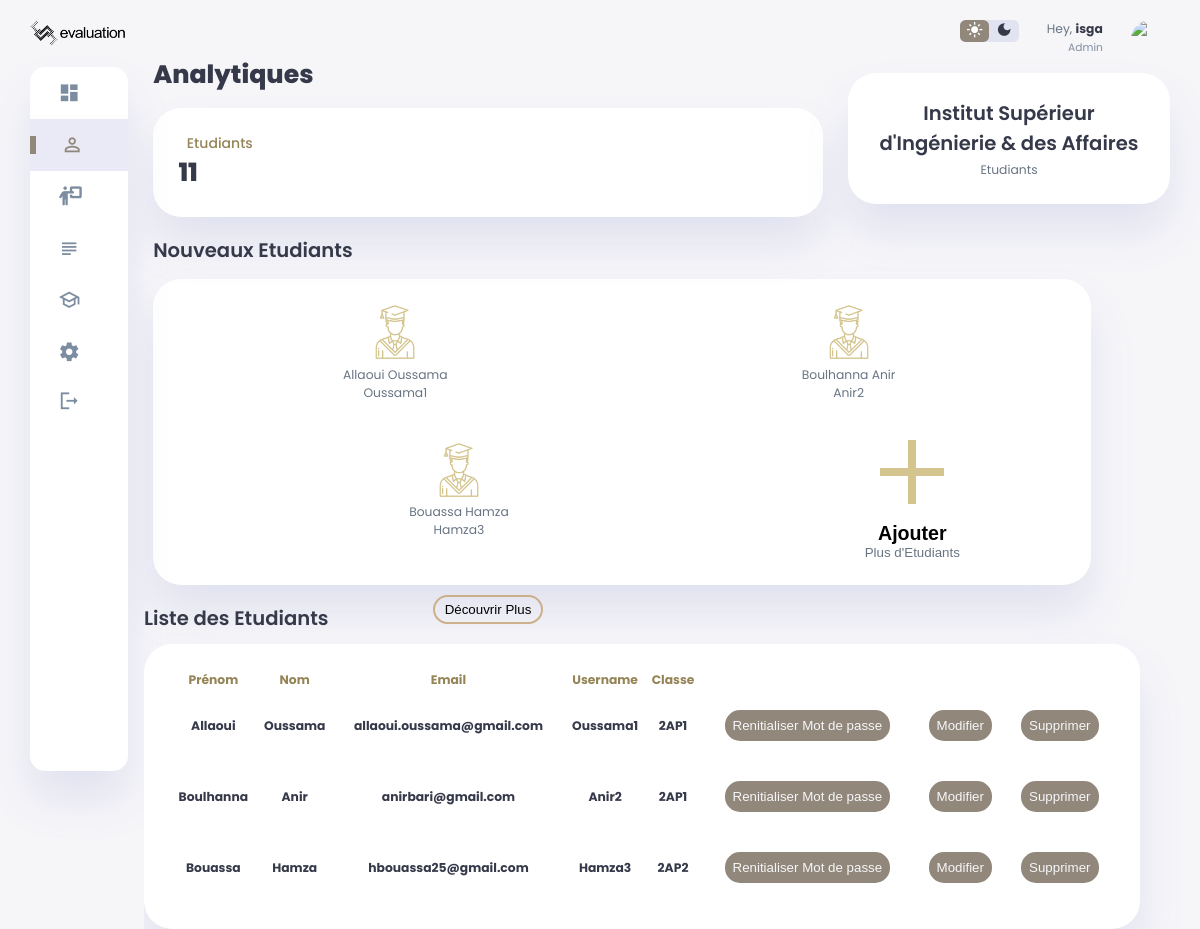
The app's page /students (signed in) with its own data.
### models/models.py (models this page shows)
class Students(db.Model):
    id=db.Column(db.Integer,primary_key=True)
    fname=db.Column(db.String(200))
    lname=db.Column(db.String(200))
    classe_id=db.Column(db.Integer,db.ForeignKey('classes.id'))
    classes=db.relationship('Classes',back_populates='students',passive_deletes=True)
    user_id=db.Column(db.Integer,db.ForeignKey('users.id'),unique=True,nullable=False)
    user=db.relationship('Users',back_populates='students',passive_deletes=True)
    eval=db.relationship('Student_Eval',back_populates='students',passive_deletes=True)
    questionstrack=db.relationship('QuestionsTrack',back_populates='students',passive_deletes=True)

class Users(db.Model):
    id=db.Column(db.Integer,primary_key=True)
    username=db.Column(db.String(1000),unique=True)
    email=db.Column(db.String(1000),unique=True)
    password=db.Column(db.String(1000))
    role=db.Column(db.String(1000))
    schools=db.relationship('Schools',back_populates='user',uselist=False,passive_deletes=True)
    students=db.relationship('Students',back_populates='user',uselist=False,passive_deletes=True)

class Classes(db.Model):
    id=db.Column(db.Integer,primary_key=True)
    name=db.Column(db.String(1000))
    students_nbrs=db.Column(db.Integer)
    school_id=db.Column(db.Integer,db.ForeignKey('schools.id'))
    schools=db.relationship('Schools',back_populates='classes',passive_deletes=True)
    students=db.relationship('Students',back_populates='classes',passive_deletes=True)
    subjects=db.relationship('Subjects',secondary=subject_classe,back_populates='classes',passive_deletes=True)
    eval=db.Column(db.Integer,default=0)
    questionstrack=db.relationship('QuestionsTrack',back_populates='classes',passive_deletes=True)

### routes/students.py (the view)
@students_bp.route('/students')
def students():
    if 'school_username' and 'school_name' in session:
        students=Students.query.join(Students.classes).join(Classes.schools).filter(Schools.name==session['school_name']).all()
        classes=Classes.query.join(Classes.schools).filter(Schools.name==session['school_name']).all()
        return render_template("etudiants.html",students=students,classes=classes)
    else:
        return redirect(url_for('home.home'))

### templates/etudiants.html (shortened to what this page needs)
<!DOCTYPE html>
<html lang="en">
<head>
    <link rel="stylesheet" href="static/css/dashboard.css">
    <link rel="stylesheet" href="static/css/modal.css">
    <link rel="stylesheet" href="{{ url_for('static', filename='css/notifications.css') }}">
</head>
<body>
{% include 'notifications.html' %}
    <div class="container">
         <aside>
            <div class="toggle">
                <img src="{{url_for('static',filename='images/logo.png')}}">
            </div>
            <div class="sidebar">
                <a href="{{url_for('dashboard.dashboard')}}" >
                    <span class="material-icons-sharp">dashboard</span>
                </a>
                <a href="{{url_for('students.students')}}" class="active">
                    <span class="material-icons-sharp">person_outline</span>
                </a>
                <a href="{{url_for('profs.profs')}}">
                    <i class="fa-sharp-duotone fa-solid fa-person-chalkboard" style="font-size: 19px;"></i>
                </a>
                <a href="{{url_for('subjects.subjects')}}">
                    <span class="material-symbols-outlined">subject</span>
                </a>
                <a href="{{url_for('classes.classes')}}">
                    <span class="material-symbols-outlined">school</span>
                </a>
                <a href="{{url_for('auth.settings')}}">
                    <span class="material-icons-sharp">settings</span>
                </a>
                <a href="{{url_for('auth.logout')}}">
                    <span class="material-icons-sharp">logout</span>
                </a>
            </div>
        </aside>
        <main>
            <br><br>
            <h1>Analytiques</h1>
            <div class="analyse">
                <div class="visits">
                    <div class="status">
                        <div class="info">
                            <h3>Etudiants</h3>
                            <h1>{{students|length}}</h1>
                        </div>
                    </div>
                </div>
            </div>
            <div class="new-users">
                <h2>Nouveaux Etudiants</h2>
                <div class="user-list">
                    {% for student in students[:3] %}
                    <div class="user">
                        <img src="static/images/student.png">
                        <p>{{student.fname}} {{student.lname}}</p>
                        <p>{{student.user.username}}</p>
                    </div>
                    {%endfor%}
                    <button id="openModalBtn">
                        <img src="static/images/plus.png">
                        <h2>Ajouter</h2>
                        <p>Plus d'Etudiants</p>
                    </button>
                </div>
            </div>
            <div class="recent-orders">
                <h2>Liste des Etudiants</h2>
                <table>
                    <thead>
                        <tr>
                            <th>Prénom</th>
                            <th>Nom</th>
                            <th>Email</th>
                            <th>Username</th>
                            <th>Classe</th>
                            <th></th>
                            <th></th>
                            <th></th>
                        </tr>
                    </thead>
                    <tbody id="demandesList">
                        {% for student in students %}
                        <tr class="hidden">
                            <th>{{student.fname}}</th>
                            <th>{{student.lname}}</th>
                            <th>{{student.user.email}}</th>
                            <th>{{student.user.username}}</th>
                            <th>{{student.classes.name}}</th>
                            <th>
                                 <a href="{{url_for('students.reset_password',id=student.id)}}"><button type="submit" class="reset">Renitialiser Mot de passe</button></a>
                            </th>
                            <th>
                                <a href="{{url_for('students.edit_student',id=student.id)}}"><button type="submit" class="reset">Modifier</button></a>
                            </th>
                            <th>
                                <a href="{{url_for('students.delete_student',id=student.id)}}"><button type="submit" class="reset">Supprimer</button></a>
                            </th>
                        </tr>
                        {%endfor%}
                    </tbody>
                </table>
            </div>
            <div class="button_container">
                <button id="showMoreBtn">Découvrir Plus</button>
            </div>
        </main>
        <div class="right-section">
            <div class="nav">
                <div class="dark-mode">
                    <span class="material-icons-sharp active">light_mode</span>
                    <span class="material-icons-sharp">dark_mode</span>
                </div>
            <div class="profile">
                    <div class="info">
                        <p>Hey, <b>{{session['school_username']}}</b></p>
                        <small class="text-muted">Admin</small>
                    </div>
                    <div class="profile-photo">
                        <img src="https://media.geeksforgeeks.org/wp-content/uploads/20221210180014/profile-removebg-preview.png">
                    </div>
                </div>
            </div>
             <div class="user-profile">
                <div class="logo">
                    <h2>{{session['school_name']}}</h2>
                    <p>Etudiants</p>
                </div>
            </div>
        </div>
    </div>
</body>
</html>

### static/css/modal.css (style rules this page uses)
#openModalBtn { background: none; cursor: pointer; }
h3 { color: #948456; text-align: center; }

### records on screen
Students: fname "Allaoui", lname "Oussama", user.username "Oussama1", user.email "allaoui.oussama@gmail.com", classes.name "2AP1"
Students: fname "Boulhanna", lname "Anir", user.username "Anir2", user.email "anirbari@gmail.com", classes.name "2AP1"
Students: fname "Bouassa", lname "Hamza", user.username "Hamza3", user.email "hbouassa25@gmail.com", classes.name "2AP2"

### other values on screen
{{ students|length }} "11"
{{ session['school_username'] }} "isga"
{{ session['school_name'] }} "Institut Supérieur d'Ingénierie & des Affaires"
